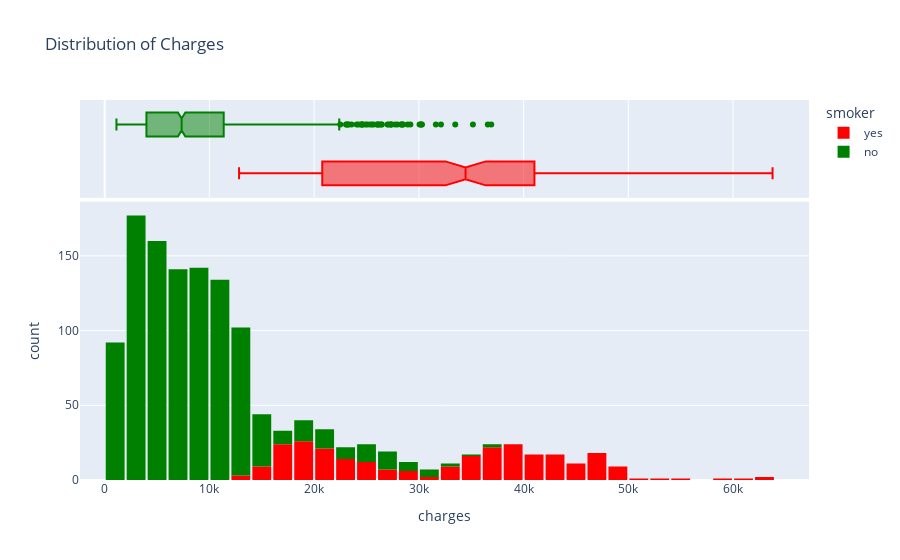

Write notebook code for a chart like this one.
### Code cell
# Distribution of Charges
charges_fig = px.histogram(df,
                           x='charges',
                           marginal='box',
                           color='smoker',
                           color_discrete_sequence=['red','green'],
                           title='Distribution of Charges')
charges_fig.update_layout(bargap=0.1)
charges_fig.show()

### Figure 1 — Plotly figure (JSON) as saved in the notebook; plotly's stock layout.template omitted (floating-point values rounded to 4 significant figures; data arrays with more than 128 entries replaced by an {"elided": "..."} marker saying what was removed)
{"data": [{"alignmentgroup": "True", "bingroup": "x", "hovertemplate": "smoker=yes<br>charges=%{x}<br>count=%{y}<extra></extra>", "legendgroup": "yes", "marker": {"color": "red", "pattern": {"shape": ""}}, "name": "yes", "offsetgroup": "yes", "orientation": "v", "showlegend": true, "type": "histogram", "x": {"elided": "274 float values"}, "xaxis": "x", "yaxis": "y"}, {"alignmentgroup": "True", "hovertemplate": "smoker=yes<br>charges=%{x}<extra></extra>", "legendgroup": "yes", "marker": {"color": "red"}, "name": "yes", "notched": true, "offsetgroup": "yes", "showlegend": false, "type": "box", "x": {"elided": "274 float values"}, "xaxis": "x2", "yaxis": "y2"}, {"alignmentgroup": "True", "bingroup": "x", "hovertemplate": "smoker=no<br>charges=%{x}<br>count=%{y}<extra></extra>", "legendgroup": "no", "marker": {"color": "green", "pattern": {"shape": ""}}, "name": "no", "offsetgroup": "no", "orientation": "v", "showlegend": true, "type": "histogram", "x": {"elided": "1064 float values"}, "xaxis": "x", "yaxis": "y"}, {"alignmentgroup": "True", "hovertemplate": "smoker=no<br>charges=%{x}<extra></extra>", "legendgroup": "no", "marker": {"color": "green"}, "name": "no", "notched": true, "offsetgroup": "no", "showlegend": false, "type": "box", "x": {"elided": "1064 float values"}, "xaxis": "x2", "yaxis": "y2"}], "layout": {"bargap": 0.1, "barmode": "relative", "legend": {"title": {"text": "smoker"}, "tracegroupgap": 0}, "title": {"text": "Distribution of Charges"}, "xaxis": {"anchor": "y", "domain": [0, 1], "title": {"text": "charges"}}, "xaxis2": {"anchor": "y2", "domain": [0, 1], "matches": "x", "showgrid": true, "showticklabels": false}, "yaxis": {"anchor": "x", "domain": [0, 0.7326], "title": {"text": "count"}}, "yaxis2": {"anchor": "x2", "domain": [0.7426, 1], "matches": "y2", "showgrid": false, "showline": false, "showticklabels": false, "ticks": ""}}}
